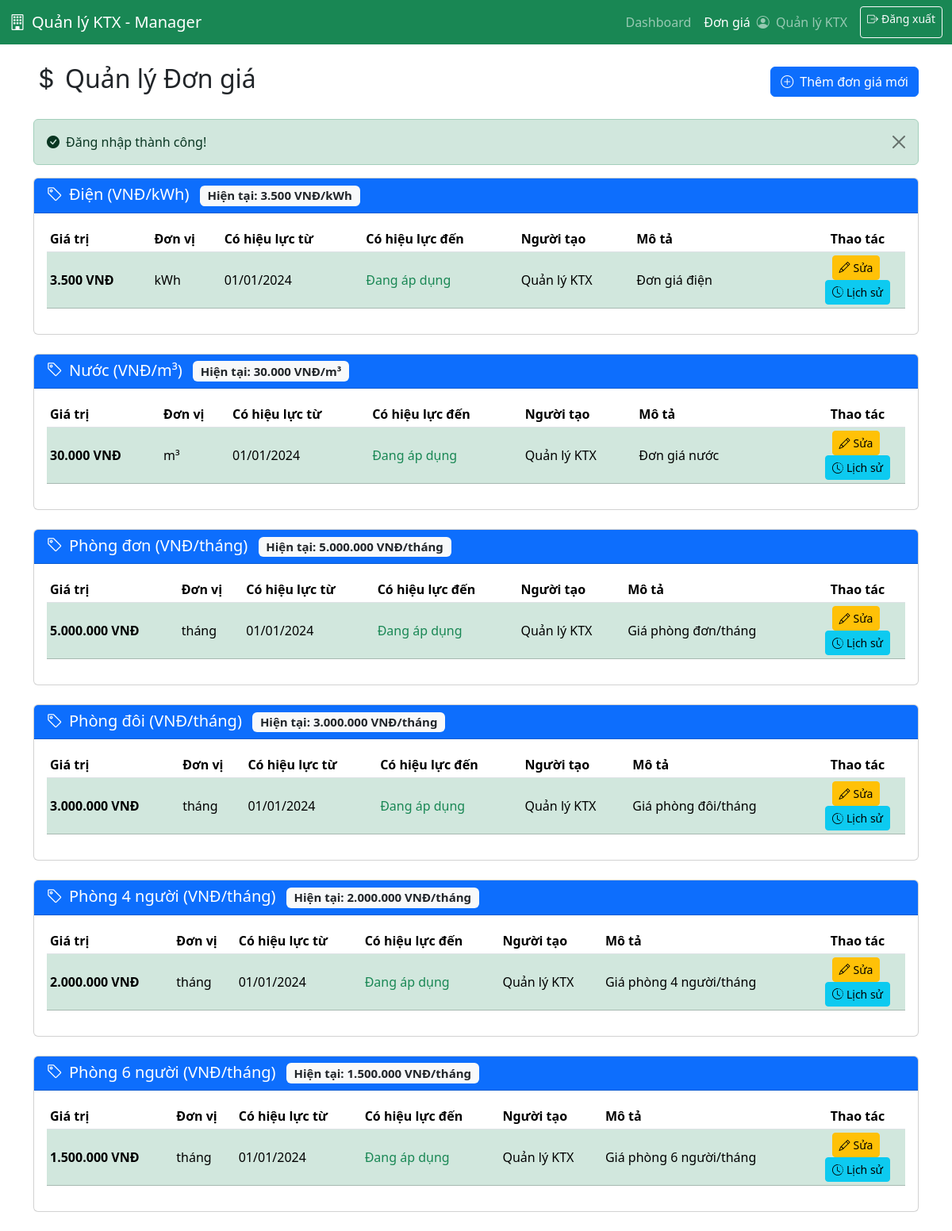
/views/manager/pricing.php (signed in), run on the app's committed database.
### tables this page shows
CREATE TABLE pricing (
    id INT AUTO_INCREMENT PRIMARY KEY,
    price_type VARCHAR(50) NOT NULL COMMENT 'electricity, water, room_single, room_double, room_4people, room_6people, service_xxx',
    price_value DECIMAL(15,2) NOT NULL COMMENT 'Giá trị - số tiền',
    unit VARCHAR(20) NOT NULL COMMENT 'kWh, m³, tháng, lần...',
    effective_from DATE NOT NULL COMMENT 'Có hiệu lực từ ngày',
    effective_to DATE NULL COMMENT 'Có hiệu lực đến ngày, null = đang áp dụng',
    description TEXT,
    created_by INT NOT NULL COMMENT 'Manager tạo',
    status ENUM('active', 'inactive') DEFAULT 'active',
    created_at TIMESTAMP DEFAULT CURRENT_TIMESTAMP,
    updated_at TIMESTAMP DEFAULT CURRENT_TIMESTAMP ON UPDATE CURRENT_TIMESTAMP,
    FOREIGN KEY (created_by) REFERENCES users(id) ON DELETE RESTRICT,
    INDEX idx_price_type (price_type),
    INDEX idx_status (status),
    INDEX idx_effective_from (effective_from),
    INDEX idx_effective_to (effective_to)
);

CREATE TABLE users (
    id INT AUTO_INCREMENT PRIMARY KEY,
    username VARCHAR(50) UNIQUE NOT NULL,
    password VARCHAR(255) NOT NULL COMMENT 'Mật khẩu đã hash',
    full_name VARCHAR(100) NOT NULL,
    email VARCHAR(100),
    phone VARCHAR(20),
    role ENUM('admin', 'manager', 'student') NOT NULL,
    status ENUM('active', 'inactive') DEFAULT 'active',
    created_at TIMESTAMP DEFAULT CURRENT_TIMESTAMP,
    updated_at TIMESTAMP DEFAULT CURRENT_TIMESTAMP ON UPDATE CURRENT_TIMESTAMP,
    INDEX idx_username (username),
    INDEX idx_role (role),
    INDEX idx_status (status)
);

### functions/auth.php (called while the page is built, shortened)
<?php
require_once __DIR__ . '/helpers.php';
function getCurrentUser() {
    if (isset($_SESSION['user_id']) && isset($_SESSION['username'])) {
        return [
            'id' => $_SESSION['user_id'],
            'username' => $_SESSION['username'],
            'full_name' => $_SESSION['full_name'] ?? null,
            'role' => $_SESSION['role'] ?? null,
            'email' => $_SESSION['email'] ?? null,
            'phone' => $_SESSION['phone'] ?? null
        ];
    }
    return null;
}
?>

### functions/helpers.php (called while the page is built, shortened)
<?php
function getSuccessMessage() {
    if (isset($_SESSION['success'])) {
        $message = $_SESSION['success'];
        return $message;
    }
    return null;
}
function formatCurrency($amount) {
    return number_format($amount, 0, ',', '.') . ' VNĐ';
}
function formatDate($date, $format = 'd/m/Y') {
    return date($format, strtotime($date));
}
function escapeHtml($string) {
    return htmlspecialchars($string, ENT_QUOTES, 'UTF-8');
}
?>

### functions/pricing.php (called while the page is built, shortened)
<?php
function getCurrentPricing($priceType, $date = null) {
    $conn = getDbConnection();
    if ($date === null) {
        $date = date('Y-m-d');
    }
    $sql = "SELECT p.*, u.full_name as created_by_name
            FROM pricing p
            LEFT JOIN users u ON p.created_by = u.id
            WHERE p.price_type = ?
            AND p.status = 'active'
            AND p.effective_from <= ?
            AND (p.effective_to IS NULL OR p.effective_to >= ?)
            ORDER BY p.effective_from DESC
            LIMIT 1";
    $stmt = mysqli_prepare($conn, $sql);
    $pricing = null;
    if ($stmt) {
        mysqli_stmt_bind_param($stmt, "sss", $priceType, $date, $date);
        mysqli_stmt_execute($stmt);
        $result = mysqli_stmt_get_result($stmt);
        if ($result && mysqli_num_rows($result) > 0) {
            $pricing = mysqli_fetch_assoc($result);
        }
    }
    return $pricing;
}
function getPriceTypes() {
    return [
        'electricity' => 'Điện (VNĐ/kWh)',
        'water' => 'Nước (VNĐ/m³)',
        'room_single' => 'Phòng đơn (VNĐ/tháng)',
        'room_double' => 'Phòng đôi (VNĐ/tháng)',
        'room_4people' => 'Phòng 4 người (VNĐ/tháng)',
        'room_6people' => 'Phòng 6 người (VNĐ/tháng)'
    ];
}
?>

### views/manager/pricing.php (the view, shortened to what this page needs)
<?php
require_once __DIR__ . '/../../functions/auth.php';
require_once __DIR__ . '/../../functions/helpers.php';
require_once __DIR__ . '/../../functions/pricing.php';
$currentUser = getCurrentUser();
$priceTypes = getPriceTypes();
$successMsg = getSuccessMessage();
$groupedPricing = [];
foreach ($priceTypes as $priceType => $typeName) {
    $currentPrice = getCurrentPricing($priceType);
    if ($currentPrice) {
        if (!isset($groupedPricing[$priceType])) {
            $groupedPricing[$priceType] = [];
        }
        $groupedPricing[$priceType][] = $currentPrice;
    }
}
?>
<!DOCTYPE html>
<html lang="vi">
<head>
    <link href="https://cdn.jsdelivr.net/npm/bootstrap@5.3.3/dist/css/bootstrap.min.css" rel="stylesheet">
    <link href="https://cdn.jsdelivr.net/npm/bootstrap-icons@1.11.0/font/bootstrap-icons.css" rel="stylesheet">
</head>
<body>
    <nav class="navbar navbar-expand-lg navbar-dark bg-success">
        <div class="container-fluid">
            <a class="navbar-brand" href="dashboard.php">
                <i class="bi bi-building me-2"></i>Quản lý KTX - Manager
            </a>
            <div class="navbar-nav ms-auto">
                <a class="nav-link" href="dashboard.php">Dashboard</a>
                <a class="nav-link active" href="pricing.php">Đơn giá</a>
                <span class="navbar-text me-3">
                    <i class="bi bi-person-circle me-1"></i>
                    <?php echo escapeHtml($currentUser['full_name'] ?? $currentUser['username']); ?>
                </span>
                <a class="btn btn-outline-light btn-sm" href="../../handle/logout_process.php">
                    <i class="bi bi-box-arrow-right me-1"></i>Đăng xuất
                </a>
            </div>
        </div>
    </nav>
    <div class="container mt-4">
        <div class="d-flex justify-content-between align-items-center mb-4">
            <h2><i class="bi bi-currency-dollar me-2"></i>Quản lý Đơn giá</h2>
            <a href="pricing/create.php" class="btn btn-primary">
                <i class="bi bi-plus-circle me-2"></i>Thêm đơn giá mới
            </a>
        </div>
        <?php if ($successMsg): ?>
            <div class="alert alert-success alert-dismissible fade show">
                <i class="bi bi-check-circle-fill me-2"></i><?php echo escapeHtml($successMsg); ?>
                <button type="button" class="btn-close" data-bs-dismiss="alert"></button>
            </div>
        <?php endif; ?>
        <?php if (empty($groupedPricing)): ?>
            <div class="alert alert-info">
                <i class="bi bi-info-circle me-2"></i>Chưa có đơn giá nào. Hãy thêm đơn giá mới!
            </div>
        <?php else: ?>
            <?php foreach ($groupedPricing as $priceType => $items):
                $currentPrice = getCurrentPricing($priceType);
                $typeName = $priceTypes[$priceType] ?? $priceType;
            ?>
                <div class="card mb-4">
                    <div class="card-header bg-primary text-white">
                        <h5 class="mb-0">
                            <i class="bi bi-tag me-2"></i><?php echo escapeHtml($typeName); ?>
                            <?php if ($currentPrice): ?>
                                <span class="badge bg-light text-dark ms-2">
                                    Hiện tại: <?php echo formatCurrency($currentPrice['price_value']); ?>/<?php echo escapeHtml($currentPrice['unit']); ?>
                                </span>
                            <?php endif; ?>
                        </h5>
                    </div>
                    <div class="card-body">
                        <?php if (empty($items)): ?>
                            <div class="alert alert-warning">
                                <i class="bi bi-exclamation-triangle me-2"></i>Chưa có đơn giá cho loại này.
                            </div>
                        <?php else: ?>
                            <div class="table-responsive">
                                <table class="table table-sm table-hover align-middle">
                                    <thead>
                                        <tr>
                                            <th class="text-nowrap">Giá trị</th>
                                            <th class="text-nowrap">Đơn vị</th>
                                            <th class="text-nowrap">Có hiệu lực từ</th>
                                            <th class="text-nowrap">Có hiệu lực đến</th>
                                            <th class="text-nowrap">Người tạo</th>
                                            <th class="text-nowrap" style="min-width: 150px;">Mô tả</th>
                                            <th class="text-nowrap text-center" style="width: 120px;">Thao tác</th>
                                        </tr>
                                    </thead>
                                    <tbody>
                                        <?php foreach ($items as $item): ?>
                                            <tr class="table-success">
                                                <td class="text-nowrap align-middle"><strong><?php echo formatCurrency($item['price_value']); ?></strong></td>
                                                <td class="text-nowrap align-middle"><?php echo escapeHtml($item['unit']); ?></td>
                                                <td class="text-nowrap align-middle"><?php echo formatDate($item['effective_from']); ?></td>
                                                <td class="text-nowrap align-middle"><?php echo $item['effective_to'] ? formatDate($item['effective_to']) : '<span class="text-success">Đang áp dụng</span>'; ?></td>
                                                <td class="text-nowrap align-middle"><?php echo escapeHtml($item['created_by_name'] ?? 'N/A'); ?></td>
                                                <td class="text-nowrap align-middle">
                                                    <?php
                                                    $desc = $item['description'] ?? '';
                                                    echo escapeHtml(mb_substr($desc, 0, 30));
                                                    ?>
                                                </td>
                                                <td class="text-center align-middle">
                                                    <a href="pricing/edit.php?id=<?php echo $item['id']; ?>"
                                                       class="btn btn-sm btn-warning me-1" title="Sửa">
                                                        <i class="bi bi-pencil me-1"></i>Sửa
                                                    </a>
                                                    <a href="pricing/history.php?type=<?php echo urlencode($priceType); ?>"
                                                       class="btn btn-sm btn-info" title="Xem lịch sử">
                                                        <i class="bi bi-clock-history me-1"></i>Lịch sử
                                                    </a>
                                                </td>
                                            </tr>
                                        <?php endforeach; ?>
                                    </tbody>
                                </table>
                            </div>
                        <?php endif; ?>
                    </div>
                </div>
            <?php endforeach; ?>
        <?php endif; ?>
    </div>
</body>
</html>

### data on the page
pricing: typeName "Điện (VNĐ/kWh)", price_value "3.500 VNĐ", unit "kWh", effective_from "01/01/2024", shows "Đang áp dụng", created_by.full_name "Quản lý KTX", description "Đơn giá điện"
pricing: typeName "Nước (VNĐ/m³)", price_value "30.000 VNĐ", unit "m³", effective_from "01/01/2024", shows "Đang áp dụng", created_by.full_name "Quản lý KTX", description "Đơn giá nước"
pricing: typeName "Phòng đơn (VNĐ/tháng)", price_value "5.000.000 VNĐ", unit "tháng", effective_from "01/01/2024", shows "Đang áp dụng", created_by.full_name "Quản lý KTX", description "Giá phòng đơn/tháng"
pricing: typeName "Phòng đôi (VNĐ/tháng)", price_value "3.000.000 VNĐ", unit "tháng", effective_from "01/01/2024", shows "Đang áp dụng", created_by.full_name "Quản lý KTX", description "Giá phòng đôi/tháng"
pricing: typeName "Phòng 4 người (VNĐ/tháng)", price_value "2.000.000 VNĐ", unit "tháng", effective_from "01/01/2024", shows "Đang áp dụng", created_by.full_name "Quản lý KTX", description "Giá phòng 4 người/tháng"
pricing: typeName "Phòng 6 người (VNĐ/tháng)", price_value "1.500.000 VNĐ", unit "tháng", effective_from "01/01/2024", shows "Đang áp dụng", created_by.full_name "Quản lý KTX", description "Giá phòng 6 người/tháng"

### other printed values
escapeHtml($currentUser['full_name'] ?? $currentUser['username']) "Quản lý KTX"
escapeHtml($successMsg) "Đăng nhập thành công!"
